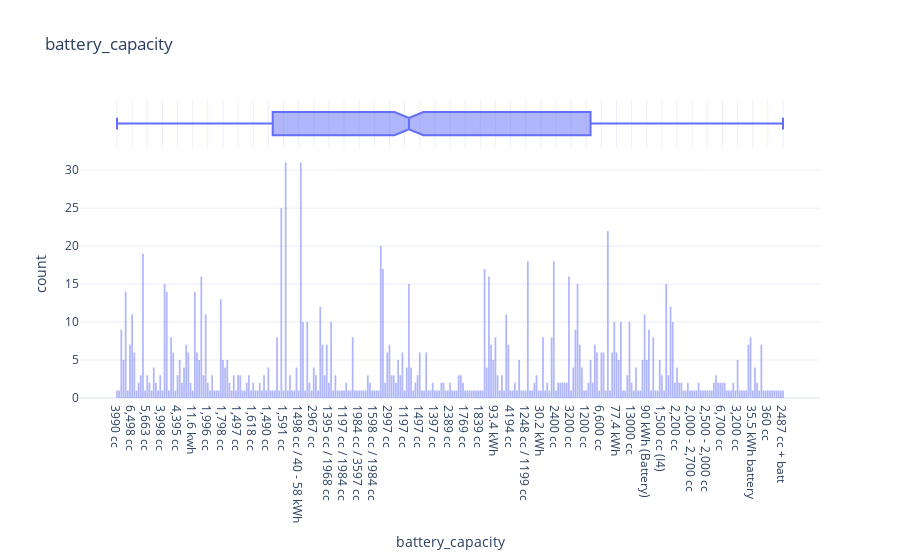
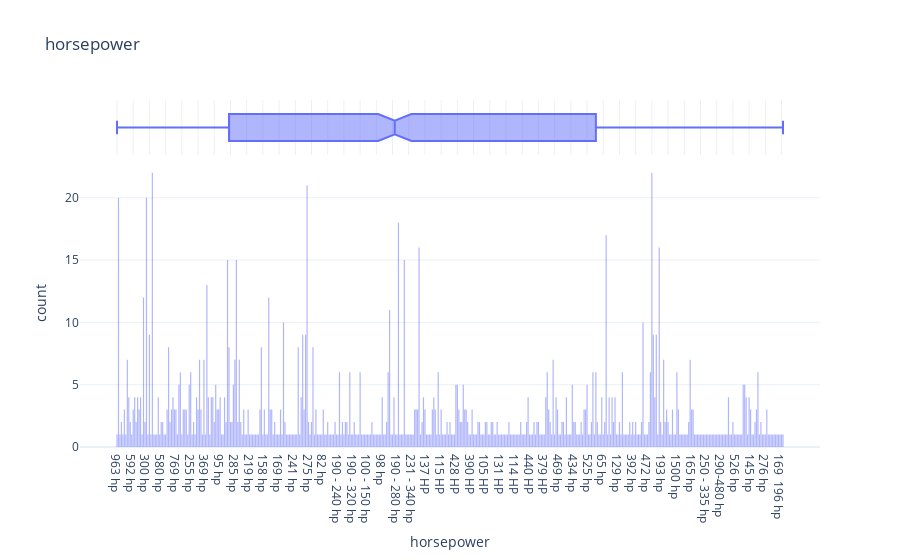
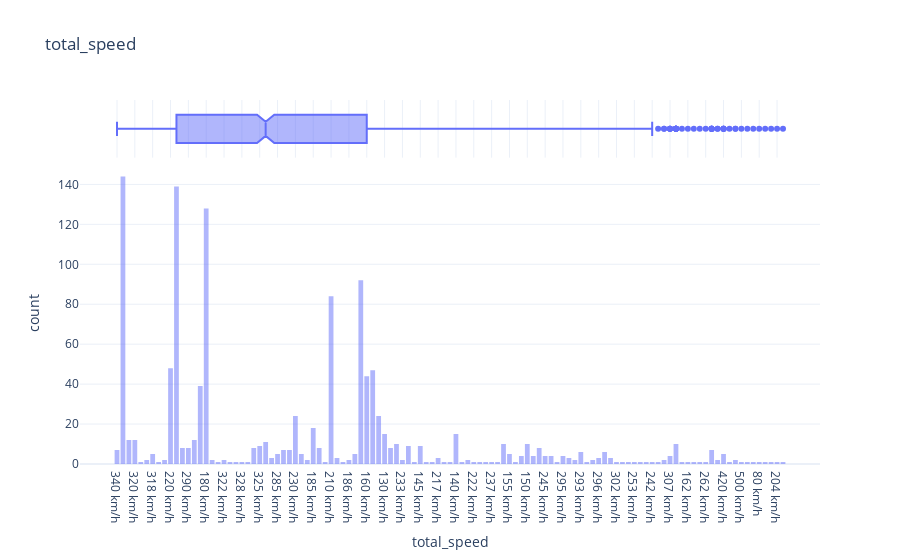
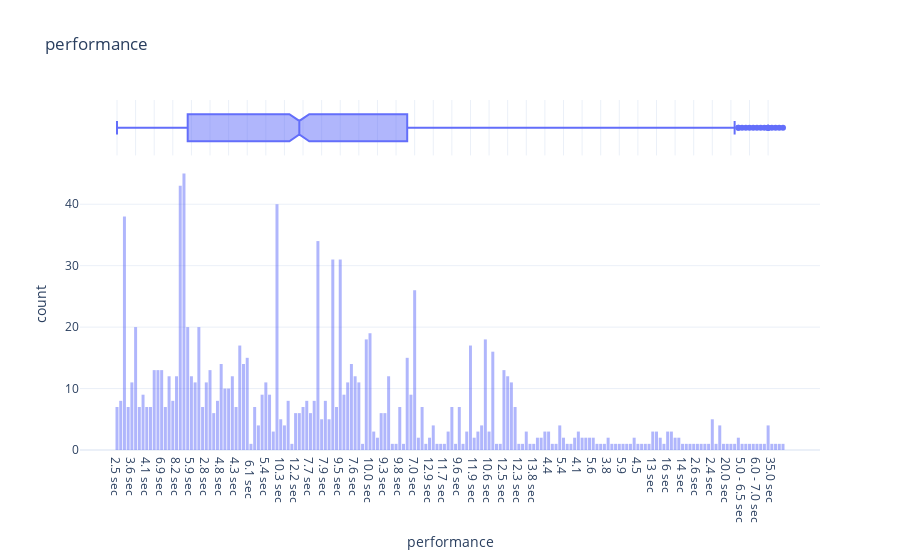

Here is the notebook cell these charts were saved with, in order:
### Code cell
# Boxplots for numerical features
for col in numerical_features:
    fig = px.histogram(df, x=col,
                title=f"{col}",
                marginal="box",
                template="plotly_white",
                barmode="overlay", color_discrete_sequence=['#636EFA', '#EF553B'])
    fig.show()

### Figure 1 — Plotly figure (JSON) as saved in the notebook; plotly's stock layout.template omitted (floating-point values rounded to 4 significant figures; data arrays with more than 128 entries replaced by an {"elided": "..."} marker saying what was removed)
{"data": [{"bingroup": "x", "hovertemplate": "battery_capacity=%{x}<br>count=%{y}<extra></extra>", "legendgroup": "", "marker": {"color": "#636EFA", "opacity": 0.5, "pattern": {"shape": ""}}, "name": "", "orientation": "v", "showlegend": false, "type": "histogram", "x": {"elided": "1206 str values"}, "xaxis": "x", "yaxis": "y"}, {"hovertemplate": "battery_capacity=%{x}<extra></extra>", "legendgroup": "", "marker": {"color": "#636EFA"}, "name": "", "notched": true, "showlegend": false, "type": "box", "x": {"elided": "1206 str values"}, "xaxis": "x2", "yaxis": "y2"}], "layout": {"barmode": "overlay", "legend": {"tracegroupgap": 0}, "title": {"text": "battery_capacity"}, "xaxis": {"anchor": "y", "domain": [0, 1], "title": {"text": "battery_capacity"}}, "xaxis2": {"anchor": "y2", "domain": [0, 1], "matches": "x", "showgrid": true, "showticklabels": false}, "yaxis": {"anchor": "x", "domain": [0, 0.8316], "title": {"text": "count"}}, "yaxis2": {"anchor": "x2", "domain": [0.8416, 1], "matches": "y2", "showgrid": false, "showline": false, "showticklabels": false, "ticks": ""}}}

### Figure 2 — Plotly figure (JSON) as saved in the notebook; plotly's stock layout.template omitted (floating-point values rounded to 4 significant figures; data arrays with more than 128 entries replaced by an {"elided": "..."} marker saying what was removed)
{"data": [{"bingroup": "x", "hovertemplate": "horsepower=%{x}<br>count=%{y}<extra></extra>", "legendgroup": "", "marker": {"color": "#636EFA", "opacity": 0.5, "pattern": {"shape": ""}}, "name": "", "orientation": "v", "showlegend": false, "type": "histogram", "x": {"elided": "1206 str values"}, "xaxis": "x", "yaxis": "y"}, {"hovertemplate": "horsepower=%{x}<extra></extra>", "legendgroup": "", "marker": {"color": "#636EFA"}, "name": "", "notched": true, "showlegend": false, "type": "box", "x": {"elided": "1206 str values"}, "xaxis": "x2", "yaxis": "y2"}], "layout": {"barmode": "overlay", "legend": {"tracegroupgap": 0}, "title": {"text": "horsepower"}, "xaxis": {"anchor": "y", "domain": [0, 1], "title": {"text": "horsepower"}}, "xaxis2": {"anchor": "y2", "domain": [0, 1], "matches": "x", "showgrid": true, "showticklabels": false}, "yaxis": {"anchor": "x", "domain": [0, 0.8316], "title": {"text": "count"}}, "yaxis2": {"anchor": "x2", "domain": [0.8416, 1], "matches": "y2", "showgrid": false, "showline": false, "showticklabels": false, "ticks": ""}}}

### Figure 3 — Plotly figure (JSON) as saved in the notebook; plotly's stock layout.template omitted (floating-point values rounded to 4 significant figures; data arrays with more than 128 entries replaced by an {"elided": "..."} marker saying what was removed)
{"data": [{"bingroup": "x", "hovertemplate": "total_speed=%{x}<br>count=%{y}<extra></extra>", "legendgroup": "", "marker": {"color": "#636EFA", "opacity": 0.5, "pattern": {"shape": ""}}, "name": "", "orientation": "v", "showlegend": false, "type": "histogram", "x": {"elided": "1206 str values"}, "xaxis": "x", "yaxis": "y"}, {"hovertemplate": "total_speed=%{x}<extra></extra>", "legendgroup": "", "marker": {"color": "#636EFA"}, "name": "", "notched": true, "showlegend": false, "type": "box", "x": {"elided": "1206 str values"}, "xaxis": "x2", "yaxis": "y2"}], "layout": {"barmode": "overlay", "legend": {"tracegroupgap": 0}, "title": {"text": "total_speed"}, "xaxis": {"anchor": "y", "domain": [0, 1], "title": {"text": "total_speed"}}, "xaxis2": {"anchor": "y2", "domain": [0, 1], "matches": "x", "showgrid": true, "showticklabels": false}, "yaxis": {"anchor": "x", "domain": [0, 0.8316], "title": {"text": "count"}}, "yaxis2": {"anchor": "x2", "domain": [0.8416, 1], "matches": "y2", "showgrid": false, "showline": false, "showticklabels": false, "ticks": ""}}}

### Figure 4 — Plotly figure (JSON) as saved in the notebook; plotly's stock layout.template omitted (floating-point values rounded to 4 significant figures; data arrays with more than 128 entries replaced by an {"elided": "..."} marker saying what was removed)
{"data": [{"bingroup": "x", "hovertemplate": "performance=%{x}<br>count=%{y}<extra></extra>", "legendgroup": "", "marker": {"color": "#636EFA", "opacity": 0.5, "pattern": {"shape": ""}}, "name": "", "orientation": "v", "showlegend": false, "type": "histogram", "x": {"elided": "1206 str values"}, "xaxis": "x", "yaxis": "y"}, {"hovertemplate": "performance=%{x}<extra></extra>", "legendgroup": "", "marker": {"color": "#636EFA"}, "name": "", "notched": true, "showlegend": false, "type": "box", "x": {"elided": "1206 str values"}, "xaxis": "x2", "yaxis": "y2"}], "layout": {"barmode": "overlay", "legend": {"tracegroupgap": 0}, "title": {"text": "performance"}, "xaxis": {"anchor": "y", "domain": [0, 1], "title": {"text": "performance"}}, "xaxis2": {"anchor": "y2", "domain": [0, 1], "matches": "x", "showgrid": true, "showticklabels": false}, "yaxis": {"anchor": "x", "domain": [0, 0.8316], "title": {"text": "count"}}, "yaxis2": {"anchor": "x2", "domain": [0.8416, 1], "matches": "y2", "showgrid": false, "showline": false, "showticklabels": false, "ticks": ""}}}
